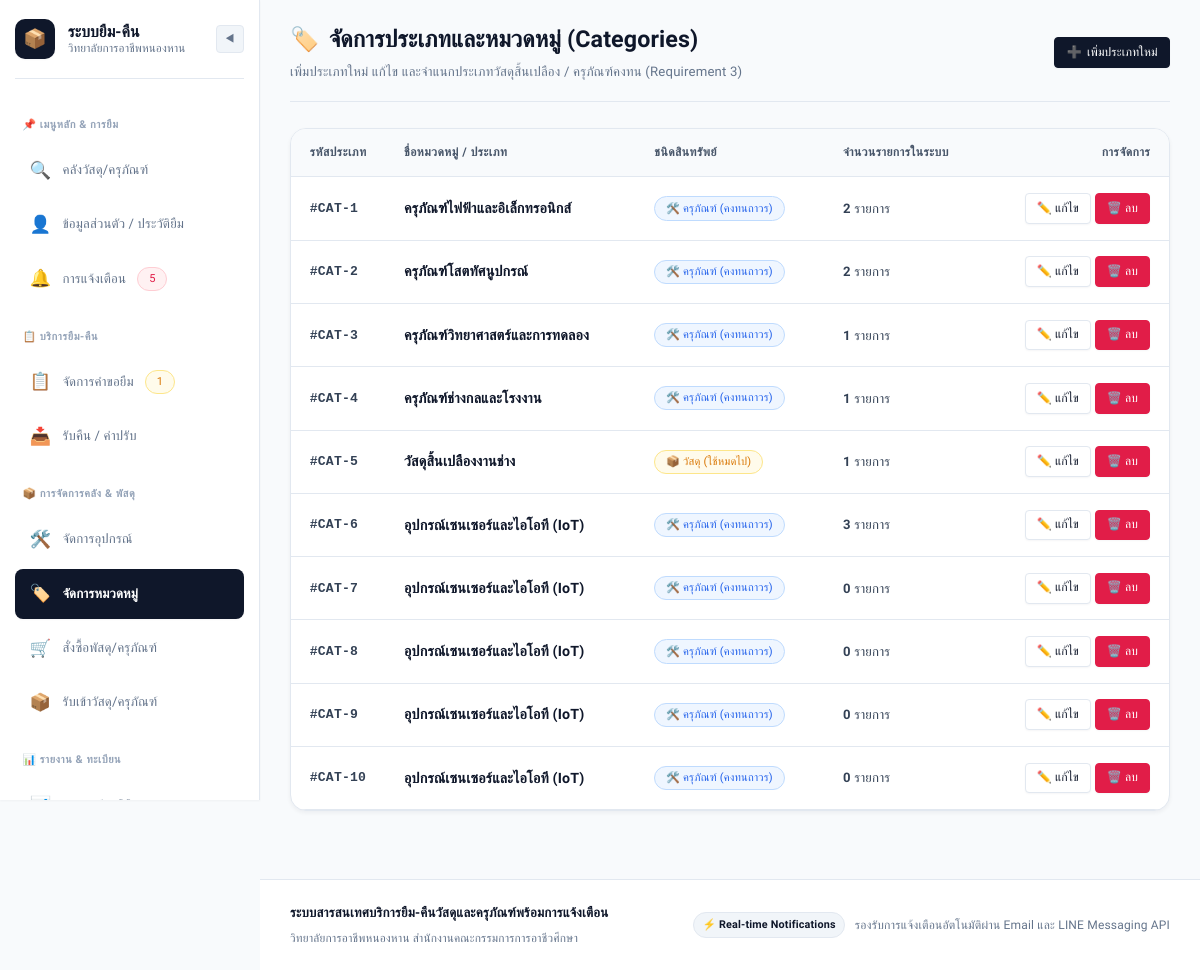
Page /admin/categories (signed in) on the earlier database version.
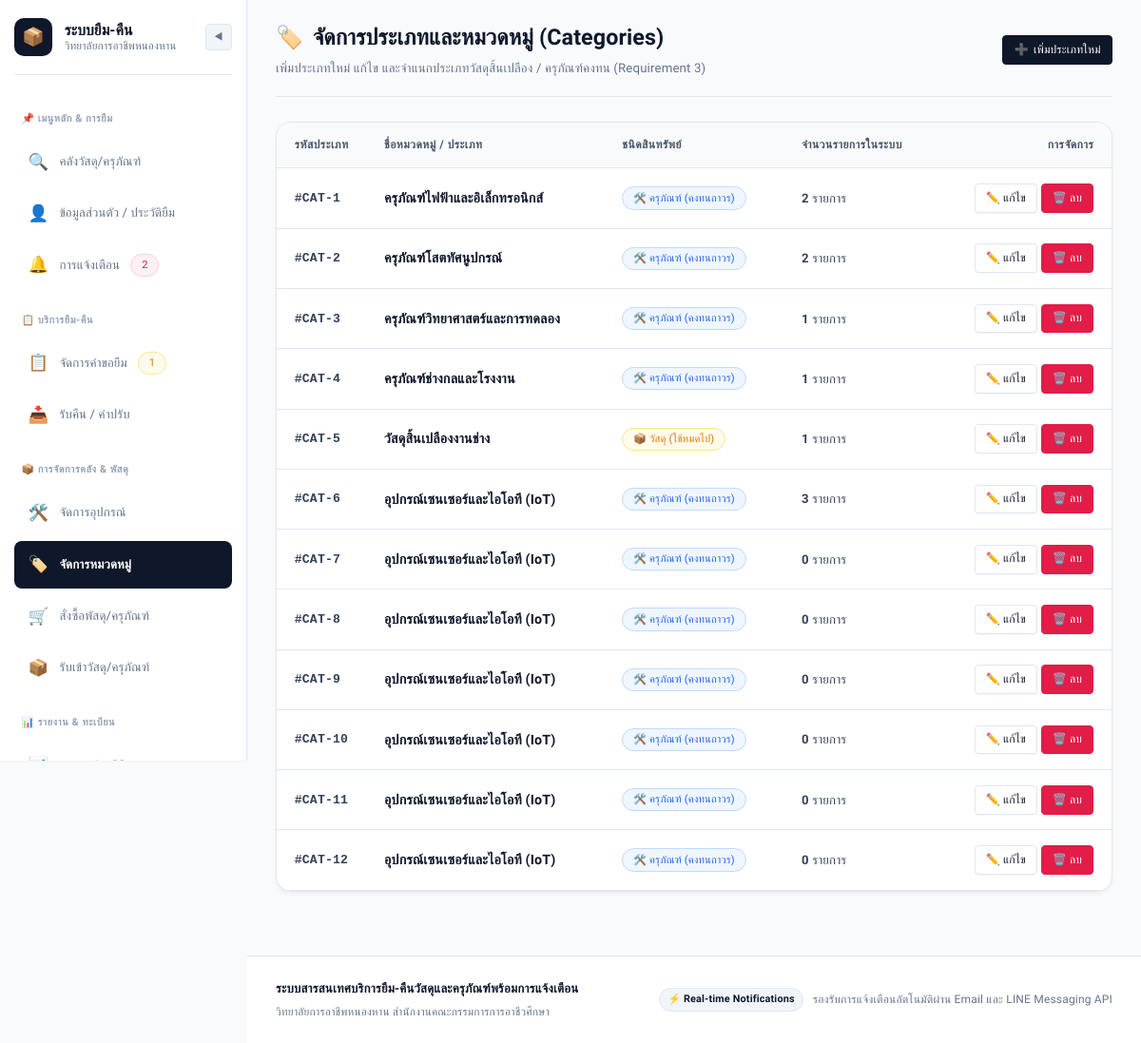
Same page on the later database version.
### models.py (models this page shows, shortened)
class Category(db.Model):
    __tablename__ = 'categories'
    category_id = db.Column(db.Integer, primary_key=True, autoincrement=True)
    category_name = db.Column(db.String(100), nullable=False)
    type = db.Column(db.String(20), default='durable_goods', nullable=False)  # 'material', 'durable_goods'
    equipment_list = db.relationship('Equipment', backref='category', lazy=True)

### app.py (the view)
    @app.route('/admin/categories')
    @roles_required('admin', 'staff')
    def admin_categories():
        categories = Category.query.all()
        return render_template('admin/categories.html', categories=categories)

### models.py (called while the page is built)
    @property
    def full_name(self):
        return f"{self.first_name} {self.last_name}"

    @property
    def role_display(self):
        roles = {
            'student': 'นักเรียน/นักศึกษา',
            'teacher': 'อาจารย์/ครูผู้สอน',
            'staff': 'เจ้าหน้าที่พัสดุ',
            'admin': 'ผู้ดูแลระบบ'
        }
        return roles.get(self.role, self.role)

    @property
    def role_badge_class(self):
        badges = {
            'student': 'badge-info',
            'teacher': 'badge-primary',
            'staff': 'badge-warning',
            'admin': 'badge-danger'
        }
        return badges.get(self.role, 'badge-secondary')

### templates/admin/categories.html (shortened to what this page needs)
{% extends "base.html" %}
{% block content %}
<div class="page-header">
    <div>
        <h1 class="page-title">
            <span>🏷️</span> จัดการประเภทและหมวดหมู่ (Categories)
        </h1>
        <p class="page-subtitle">เพิ่มประเภทใหม่ แก้ไข และจำแนกประเภทวัสดุสิ้นเปลือง / ครุภัณฑ์คงทน (Requirement 3)</p>
    </div>
    <div>
        <button type="button" class="btn btn-primary btn-sm" onclick="openModal('addCategoryModal')">
            <span>➕</span> เพิ่มประเภทใหม่
        </button>
    </div>
</div>
<div class="card">
    <div class="card-body" style="padding: 0;">
        {% if categories %}
            <div class="table-responsive">
                <table class="table">
                    <thead>
                        <tr>
                            <th style="width: 80px;">รหัสประเภท</th>
                            <th>ชื่อหมวดหมู่ / ประเภท</th>
                            <th>ชนิดสินทรัพย์</th>
                            <th>จำนวนรายการในระบบ</th>
                            <th style="text-align: right;">การจัดการ</th>
                        </tr>
                    </thead>
                    <tbody>
                        {% for cat in categories %}
                            <tr>
                                <td style="font-family: monospace; font-weight: 600;">#CAT-{{ cat.category_id }}</td>
                                <td>
                                    <strong style="font-size: 0.95rem;">{{ cat.category_name }}</strong>
                                </td>
                                <td>
                                    {% if cat.type == 'material' %}
                                        <span class="badge badge-warning">📦 วัสดุ (ใช้หมดไป)</span>
                                    {% else %}
                                        <span class="badge badge-info">🛠️ ครุภัณฑ์ (คงทนถาวร)</span>
                                    {% endif %}
                                </td>
                                <td>
                                    <span style="font-weight: 600;">{{ cat.equipment_list|length }}</span> รายการ
                                </td>
                                <td style="text-align: right; white-space: nowrap;">
                                    <button type="button" class="btn btn-secondary btn-sm" onclick="openEditCategoryModal('{{ cat.category_id }}', '{{ cat.category_name }}', '{{ cat.type }}')">
                                        ✏️ แก้ไข
                                    </button>
                                    {% if current_user.role == 'admin' %}
                                        <form action="{{ url_for('delete_category', category_id=cat.category_id) }}" method="POST" style="display: inline-block;">
                                            <button type="submit" class="btn btn-danger btn-sm" onclick="return confirm('ยืนยันลบประเภท {{ cat.category_name }} ใช่หรือไม่?')">
                                                🗑️ ลบ
                                            </button>
                                        </form>
                                    {% endif %}
                                </td>
                            </tr>
                        {% endfor %}
                    </tbody>
                </table>
            </div>
        {% else %}
            <div style="text-align: center; padding: 3rem; color: var(--text-muted);">
                ไม่มีข้อมูลประเภทวัสดุ/ครุภัณฑ์
            </div>
        {% endif %}
    </div>
</div>
{% endblock %}

Differences in the rows shown:
added Category: category_id "11", category_name "อุปกรณ์เซนเซอร์และไอโอที (IoT)", type "🛠️ ครุภัณฑ์ (คงทนถาวร)", equipment_list|length "0"
added Category: category_id "12", category_name "อุปกรณ์เซนเซอร์และไอโอที (IoT)", type "🛠️ ครุภัณฑ์ (คงทนถาวร)", equipment_list|length "0"
Other differences:
{{ unread_count }}: "5" → "2"
